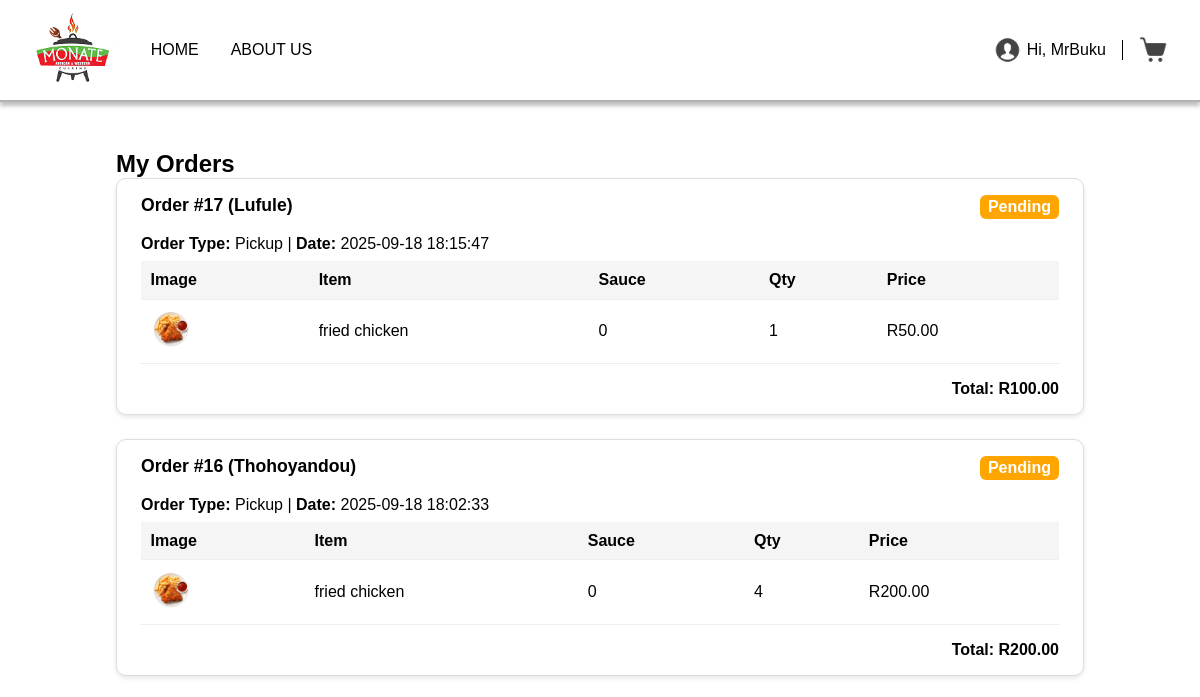
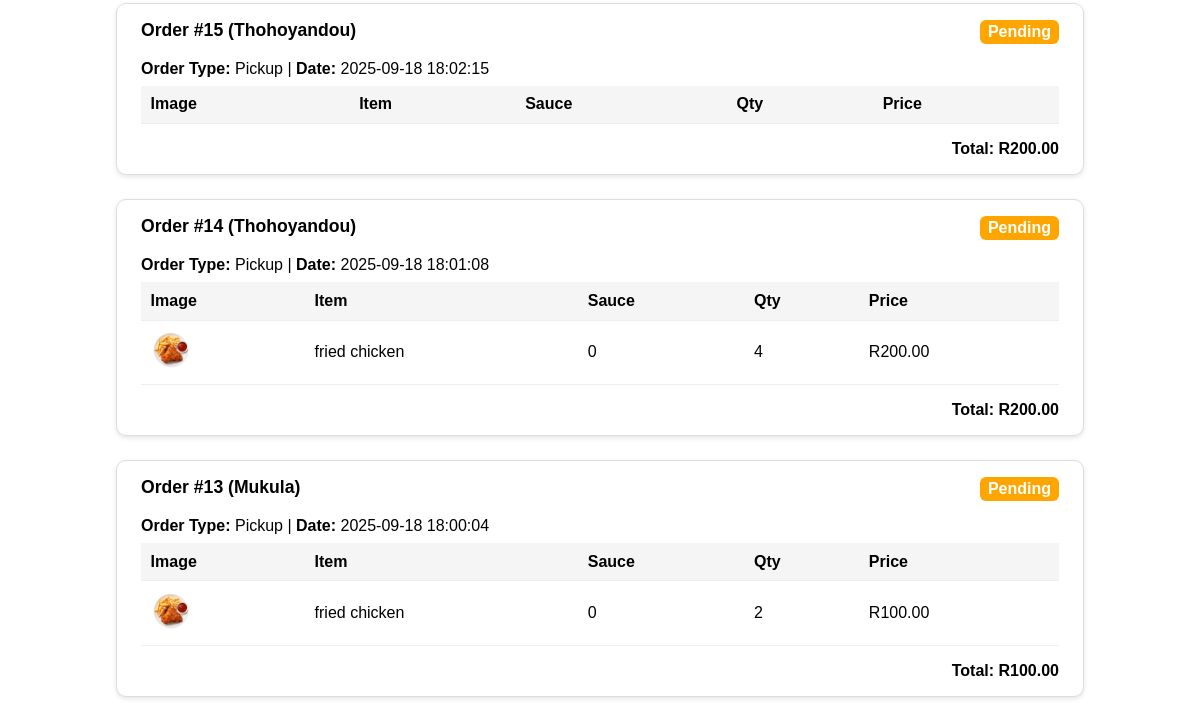
Page /menu/orders.php (signed in) on the earlier database version (2 pictures, top to bottom).
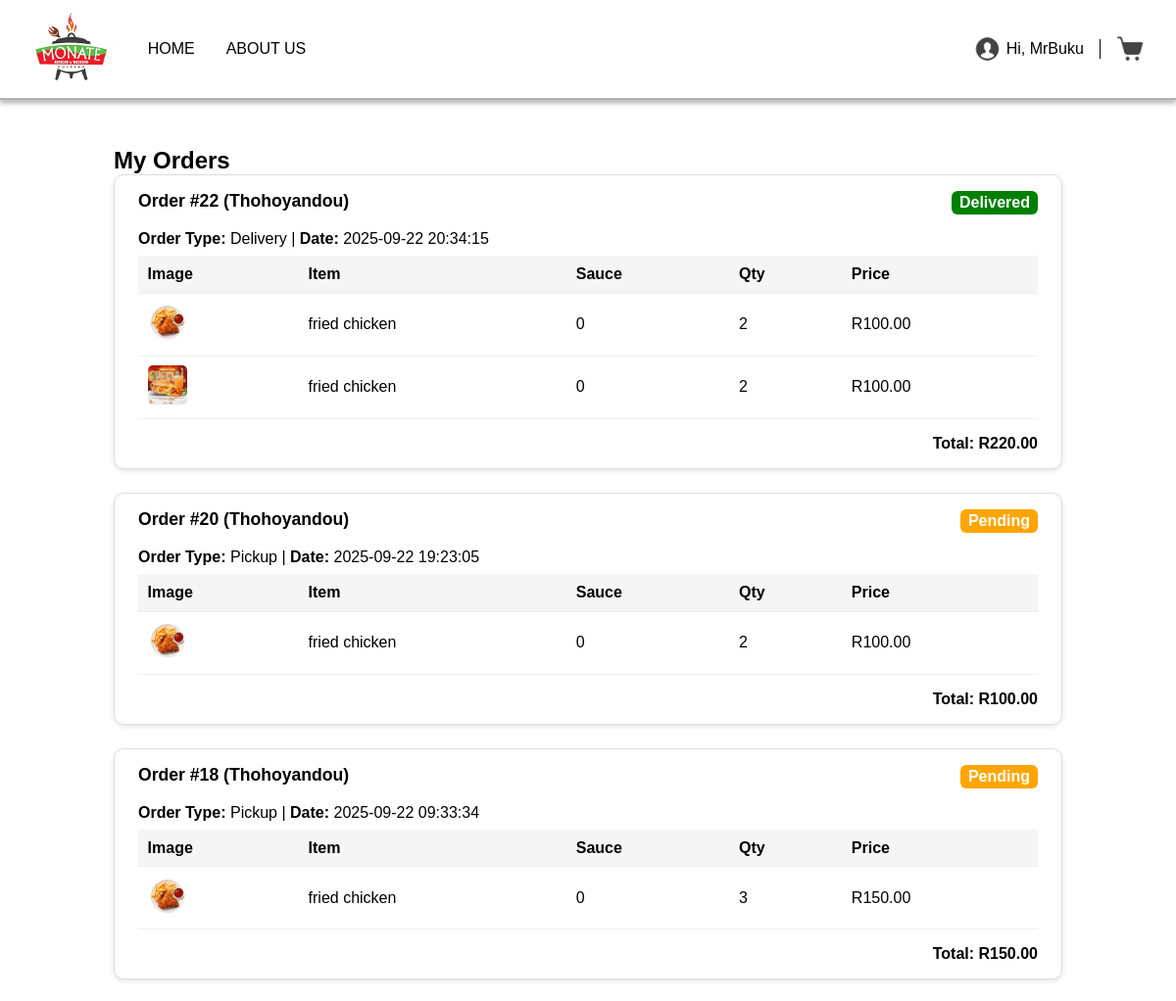
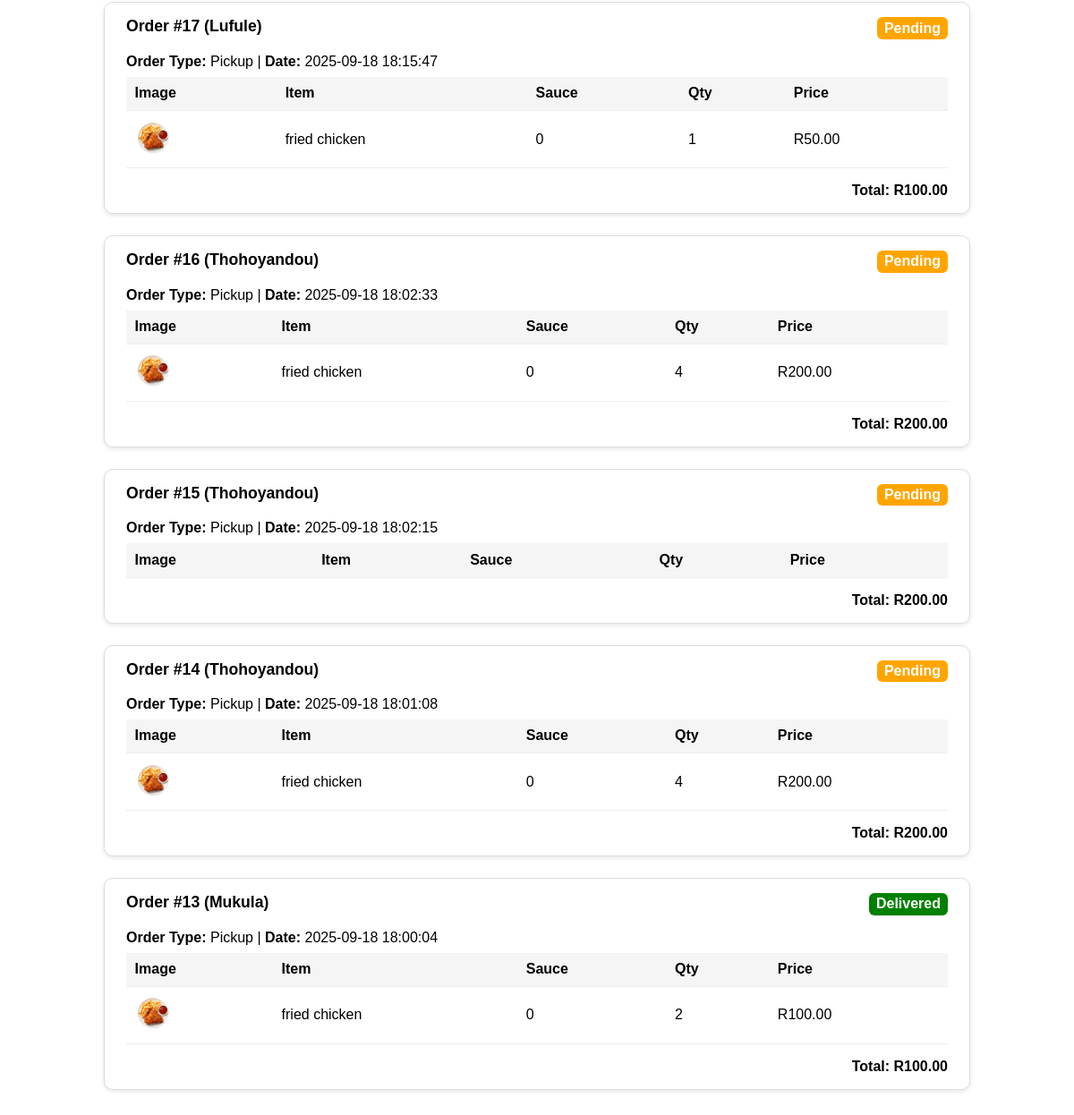
Same page on the later database version (2 pictures, top to bottom).
### tables this page shows
CREATE TABLE `orders` (
  `id` int(11) NOT NULL,
  `user_id` int(11) NOT NULL,
  `branch_location` varchar(255) NOT NULL,
  `order_type` enum('pickup','delivery') NOT NULL,
  `street` varchar(255) DEFAULT NULL,
  `building` varchar(255) DEFAULT NULL,
  `town` varchar(100) DEFAULT NULL,
  `suburb` varchar(100) DEFAULT NULL,
  `postal` varchar(20) DEFAULT NULL,
  `instructions` text DEFAULT NULL,
  `phone` varchar(20) NOT NULL,
  `tip` decimal(10,2) DEFAULT 0.00,
  `delivery_cost` decimal(10,2) DEFAULT 0.00,
  `payment_method` varchar(50) NOT NULL,
  `total_amount` decimal(10,2) NOT NULL,
  `created_at` timestamp NOT NULL DEFAULT current_timestamp(),
  `status` enum('Pending','Ready','Delivered') NOT NULL DEFAULT 'Pending'
);

CREATE TABLE `order_items` (
  `id` int(11) NOT NULL,
  `order_id` int(11) NOT NULL,
  `item_id` int(11) NOT NULL,
  `name` varchar(255) NOT NULL,
  `price` decimal(10,2) NOT NULL,
  `quantity` int(11) NOT NULL,
  `sauce` varchar(100) DEFAULT NULL,
  `image` varchar(255) DEFAULT NULL
);

### menu/orders.php (the view, shortened to what this page needs)
<?php
require_once "../API/db.php";
$userId = $_SESSION["user_id"];
$stmt = $conn->prepare("
    SELECT id, branch_location, order_type, total_amount, status, created_at
    FROM orders
    WHERE user_id = ?
    ORDER BY created_at DESC
");
$stmt->bind_param("i", $userId);
$stmt->execute();
$result = $stmt->get_result();
$orders = [];
while ($row = $result->fetch_assoc()) {
    $itemStmt = $conn->prepare("
        SELECT name, quantity, price, sauce, image
        FROM order_items
        WHERE order_id = ?
    ");
    $itemStmt->bind_param("i", $row["id"]);
    $itemStmt->execute();
    $itemsResult = $itemStmt->get_result();
    $row["items"] = $itemsResult->fetch_all(MYSQLI_ASSOC);
    $orders[] = $row;
}
?>
<!DOCTYPE html>
<html lang="en">
<head>
  <link rel="stylesheet" href="style.css">
</head>
<body>
  <header class="top-header">
    <div class="logo"><img src="img/logo 2.png" alt="Monate Logo"></div>
    <nav class="nav-links">
      <a href="../HOME/index.php">HOME</a>
      <a href="../About Us/index.php">ABOUT US</a>
    </nav>
    <div class="account-cart">
      <a href="../Sign in/index.php" class="account">
        <img src="img/profile.png" alt="Account">
        <span>
          <?php if (isset($_SESSION["username"])): ?>
            Hi, <?= htmlspecialchars($_SESSION["username"]); ?>
          <?php else: ?>
            ACCOUNT
          <?php endif; ?>
        </span>
      </a>
      <a href="cart.php" class="cart">
        <img src="img/shopping cart.png" alt="Cart">
      </a>
    </div>
  </header>
  <main class="orders-container">
    <h2>My Orders</h2>
    <?php if (empty($orders)): ?>
      <p>You have no orders yet.</p>
    <?php else: ?>
      <?php foreach ($orders as $order): ?>
        <div class="order-card">
          <div class="order-header">
            <strong>Order #<?= $order["id"]; ?> (<?= htmlspecialchars($order["branch_location"]); ?>)</strong>
            <span class="status <?= $order["status"]; ?>"><?= $order["status"]; ?></span>
          </div>
          <p><strong>Order Type:</strong> <?= ucfirst($order["order_type"]); ?> |
             <strong>Date:</strong> <?= $order["created_at"]; ?></p>
          <table class="items-table">
            <tr>
              <th>Image</th>
              <th>Item</th>
              <th>Sauce</th>
              <th>Qty</th>
              <th>Price</th>
            </tr>
            <?php foreach ($order["items"] as $item): ?>
              <tr>
                <td><?php if ($item["image"]): ?><img src="../uploads/<?= $item["image"]; ?>" alt="Item"><?php endif; ?></td>
                <td><?= htmlspecialchars($item["name"]); ?></td>
                <td><?= htmlspecialchars($item["sauce"]); ?></td>
                <td><?= $item["quantity"]; ?></td>
                <td>R<?= number_format($item["price"] * $item["quantity"], 2); ?></td>
              </tr>
            <?php endforeach; ?>
          </table>
          <p class="total">Total: R<?= number_format($order["total_amount"], 2); ?></p>
        </div>
      <?php endforeach; ?>
    <?php endif; ?>
  </main>
</body>
</html>

### menu/Style.css (style rules this page uses)
* { margin: 0; padding: 0; box-sizing: border-box; }
body { font-family: Arial, Helvetica, sans-serif; background: #fff; color: #000; }
.top-header { display: flex; align-items: center; padding: 0.5rem 2rem; background: #fff; border-bottom: 2px solid rgba(0,0,0,0.3); box-shadow: 0 4px 4px rgba(0,0,0,0.25); position: sticky; top: 0; z-index: 1000; }
.logo img { height: 80px; }
.nav-links { display: flex; gap: 2rem; margin-left: 2rem; }
.nav-links a { color: black; text-decoration: none; font-size: 1rem; font-weight: 400; }
.account-cart { display: flex; align-items: center; gap: 1rem; margin-left: auto; }
.account, .cart { display: flex; align-items: center; gap: 0.3rem; text-decoration: none; color: black; font-size: 1rem; }
.account img, .cart img { height: 30px; }

### menu/orders.php (style rules this page uses)
.orders-container { max-width: 1000px; margin: 2rem auto; padding: 1rem; }
.order-card { background: #fff; border: 1px solid #ddd; border-radius: 10px; margin-bottom: 1.5rem; padding: 1rem 1.5rem; box-shadow: 0 2px 5px rgba(0,0,0,0.1); }
.order-header { display: flex; justify-content: space-between; margin-bottom: 1rem; }
.order-header strong { font-size: 1.1rem; }
.status { font-weight: bold; padding: 0.2rem 0.5rem; border-radius: 6px; }
.status.Pending { background: orange; color: white; }
.status.Delivered { background: green; color: white; }
.items-table { width: 100%; border-collapse: collapse; margin-top: 0.5rem; }
.items-table th, .items-table td { border-bottom: 1px solid #eee; padding: 0.6rem; text-align: left; }
.items-table th { background: #f5f5f5; }
.items-table img { height: 40px; border-radius: 5px; }
.total { text-align: right; font-weight: bold; margin-top: 1rem; }

Differences in the rows shown:
added orders: id "22", branch_location "Thohoyandou", status "Delivered", order_type "Delivery", created_at "2025-09-22 20:34:15", total_amount "220.00"
added order_items: image (picture), name "fried chicken", sauce "0", quantity "2", $item["price"] * $item["quantity"] "100.00"
added order_items: image (picture), name "fried chicken", sauce "0", quantity "2", $item["price"] * $item["quantity"] "100.00", shown under "22"
added orders: id "20", branch_location "Thohoyandou", status "Pending", order_type "Pickup", created_at "2025-09-22 19:23:05", total_amount "100.00"
added orders: id "18", branch_location "Thohoyandou", status "Pending", order_type "Pickup", created_at "2025-09-22 09:33:34", total_amount "150.00"
added order_items: image (picture), name "fried chicken", sauce "0", quantity "3", $item["price"] * $item["quantity"] "150.00", shown under "18"
changed orders "Mukula": status "Pending" → "Delivered"
